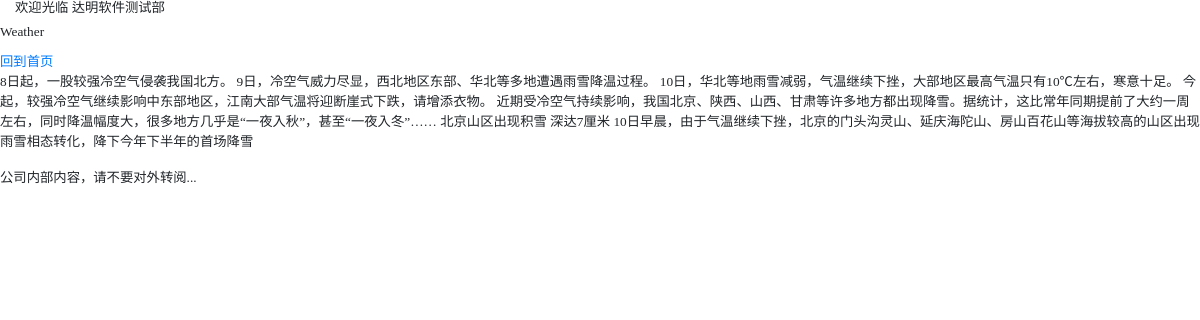
The page /article/Demo1 on the database its author committed.
### mainsite/models.py (models this page shows, shortened)
class Article(models.Model):
    title = models.CharField(max_length=200)
    slug = models.CharField(max_length=200)
    body = models.TextField()
    pub_date = models.DateTimeField(default=timezone.now)
    class Meta:
        ordering = ('pub_date',)

### mainsite/views.py (the view)
# urls.py: url(r'^article/(\w+)$', showarticle),
def showarticle(request, slug):
    template = get_template('article.html')
    try:
        article = Article.objects.get(slug=slug)
        if article != None:
            html = template.render(locals())
            return HttpResponse(html)
    except:
        return redirect('/')

### templates/article.html (shortened to what this page needs)
{% extends 'base.html' %}
{% block headmessage %}
    <h3 style='font-family:微软雅黑;font-size:10pt;'>{{ article.title }}</h3>
    <a style='font-family:微软雅黑;font-size:10pt;' href='/'>回到首页</a>
{% endblock %}
{% block content %}
    <p style='font-family:微软雅黑;font-size:10pt;'>
        {{ article.body }}
    </p>
{% endblock %}

### rows shown on the page
Article: title "Weather", body "8日起，一股较强冷空气侵袭我国北方。 9日，冷空气威力尽显，西北地区东部、华北等多地遭遇雨雪降温过程。 10日，华北等地雨雪减弱，气温继续下挫，大部地区最高气温只有10℃左右，寒意十足。 今起，较强冷空气继续影响中东部地区，江南大部气温将迎断崖式下跌，请增添衣物。 近期受冷空气持续影响，我国北京、陕西、山西、甘肃等许多地方都出现降雪。据统计，这比常年同期提前了大约一周左右，同时降温幅度大，很多地方几乎是“一夜入秋”，甚至“一夜入冬”…… 北京山区出现积雪 深达7厘米 10日早晨，由于气温继续下挫，北京的门头沟灵山、延庆海陀山、房山百花山等海拔较高的山区出现雨雪相态转化，降下今年下半年的首场降雪"
